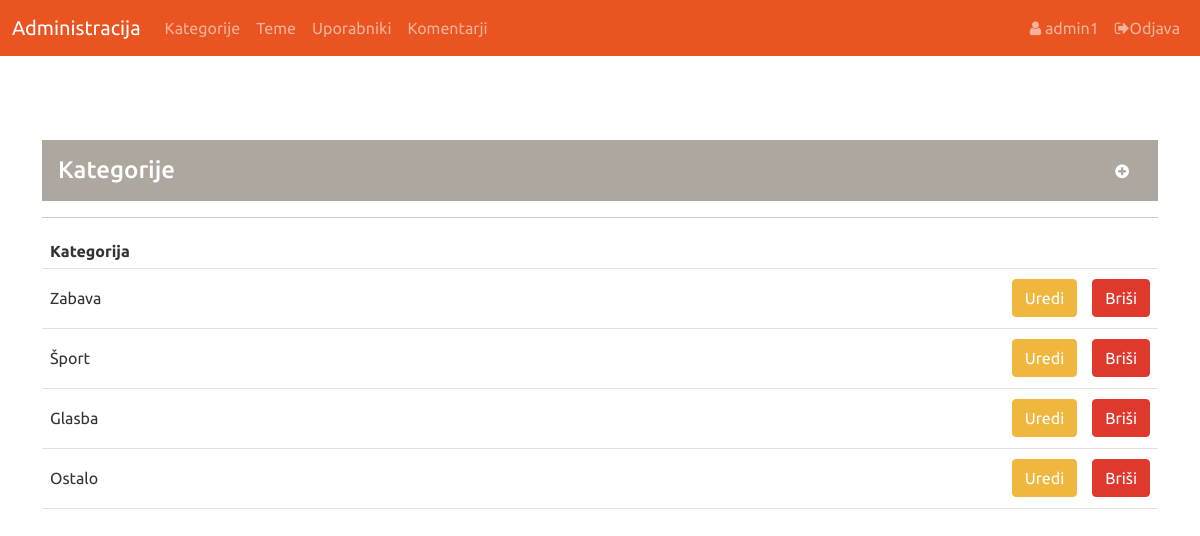
Screenshot of /admin/pages/kategorija.php (signed in) with the database file from the repository.
### tables this page shows
CREATE TABLE `kategorija` (
  `kategorija_Id` int(12) NOT NULL,
  `kategorija` varchar(200) DEFAULT NULL
);

### admin/pages/kategorija.php (the view, shortened to what this page needs)
<?php
	$upIme = $_SESSION['upIme'];
?>
<html lang="sl">
<head>
	<link rel="stylesheet" type="text/css" href="../../css/bootstrap2.min.css">
    <link rel="stylesheet" href="https://maxcdn.bootstrapcdn.com/font-awesome/4.5.0/css/font-awesome.min.css">
</head>
<body>
	<header>
		<nav class="navbar navbar-expand-lg navbar-dark bg-primary">
		  <div class="container-fluid">
			<a class="navbar-brand" href="home.php">Administracija</a>
			<div class="collapse navbar-collapse" id="navbarColor01">
				<ul class="navbar-nav me-auto">
					<li class="nav-item">
					  <a class="nav-link" href="kategorija.php">Kategorije</a>
					</li>
					<li class="nav-item">
					  <a class="nav-link" href="tema.php">Teme</a>
					</li>
					<li class="nav-item">
					  <a class="nav-link" href="uporabnik.php">Uporabniki</a>
					</li>
					<li class="nav-item">
					  <a class="nav-link" href="komentar.php">Komentarji</a>
					</li>
				</ul>
				<ul class="navbar-nav ms-md-auto">
					<li class="nav-item">
						<a class="nav-link"><i class="fa fa-user"></i> <?php echo $upIme;?></a>
					</li>
					<li class="nav-item">
						<a class="nav-link" href="../../functions/odjava.php"><i class="fa fa-sign-out"></i>Odjava</a>
					</li>
				</ul>
			</div>
		  </div>
		</nav>
	<header>
	<main>
		<div class="container" style="margin:7% auto;">
			<h4 class="p-3 mb-2 bg-secondary text-white">Kategorije
				<button type="button" class="btn btn-secondary pull-right" data-toggle="modal" data-target="#dodajKategorijo">
					<i class="fa fa-plus-circle"></i>
				</button>
			</h4>
			<hr>
			<div class="panel panel-success">
				<table class="table">
					<tr>
						<th>Kategorija</th>
						<th></th>
					</tr>
					<?php
						include "../../functions/db.php";
						$sql = "SELECT * from kategorija";
						$run = mysqli_query($mysqli, $sql);
						while($row=mysqli_fetch_array($run, MYSQLI_ASSOC))
						{
							extract($row);
							echo "<tr>";
							echo "<td>".$kategorija."</td>";
							echo '<td>';
							echo '<a href="../functions/kategorija-delete.php?kategorija_id='.$kategorija_Id.'"><button class="btn btn-danger pull-right" >Briši</button></a>   ';
							echo "<a href='kategorija-edit.php?id=".$kategorija_Id."' class='btn btn-warning pull-right btnZamik'>Uredi</a>"." ";
							echo '</td>';
							echo "</tr>";
						}
					?>
				</table>
			</div>
		</div>
	</main>
</body>
</html>

### admin/pages/kategorija.php (style rules this page uses)
td { height: 60px; vertical-align: middle; }
.btnZamik { margin-right: 15px; }

### rows the page displays
kategorija: kategorija "Zabava"
kategorija: kategorija "Šport"
kategorija: kategorija "Glasba"
kategorija: kategorija "Ostalo"

### other values shown
$upIme "admin1"
